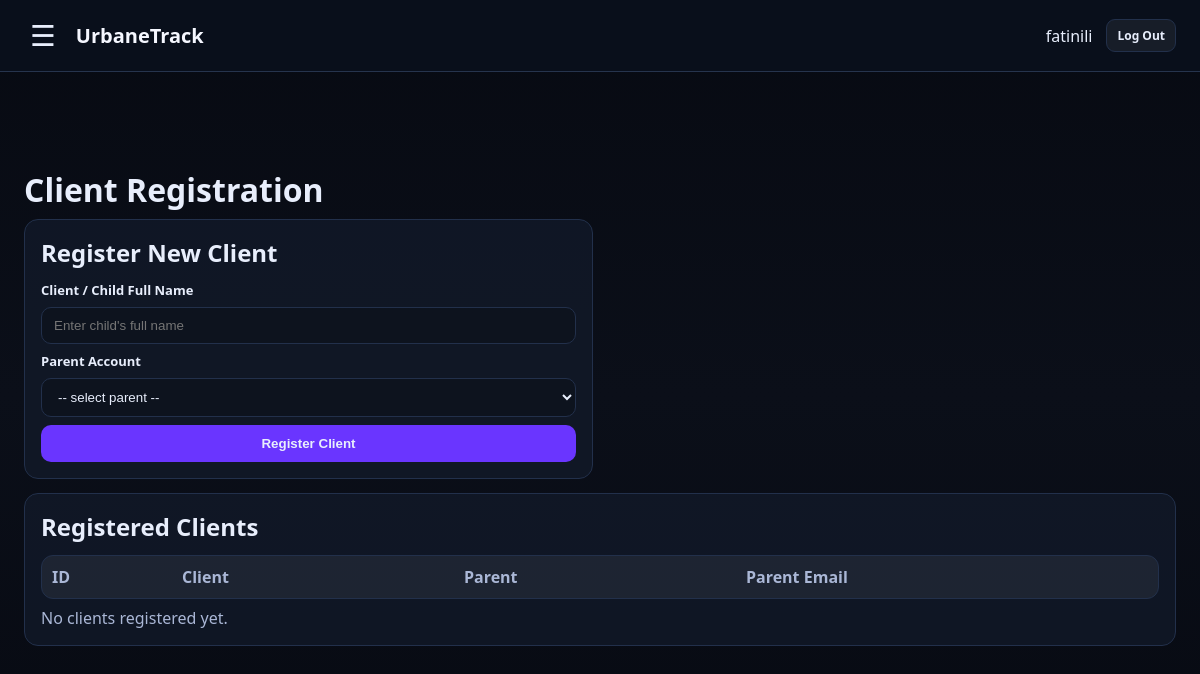
Before: /admin/clients (signed in) with the older database file.
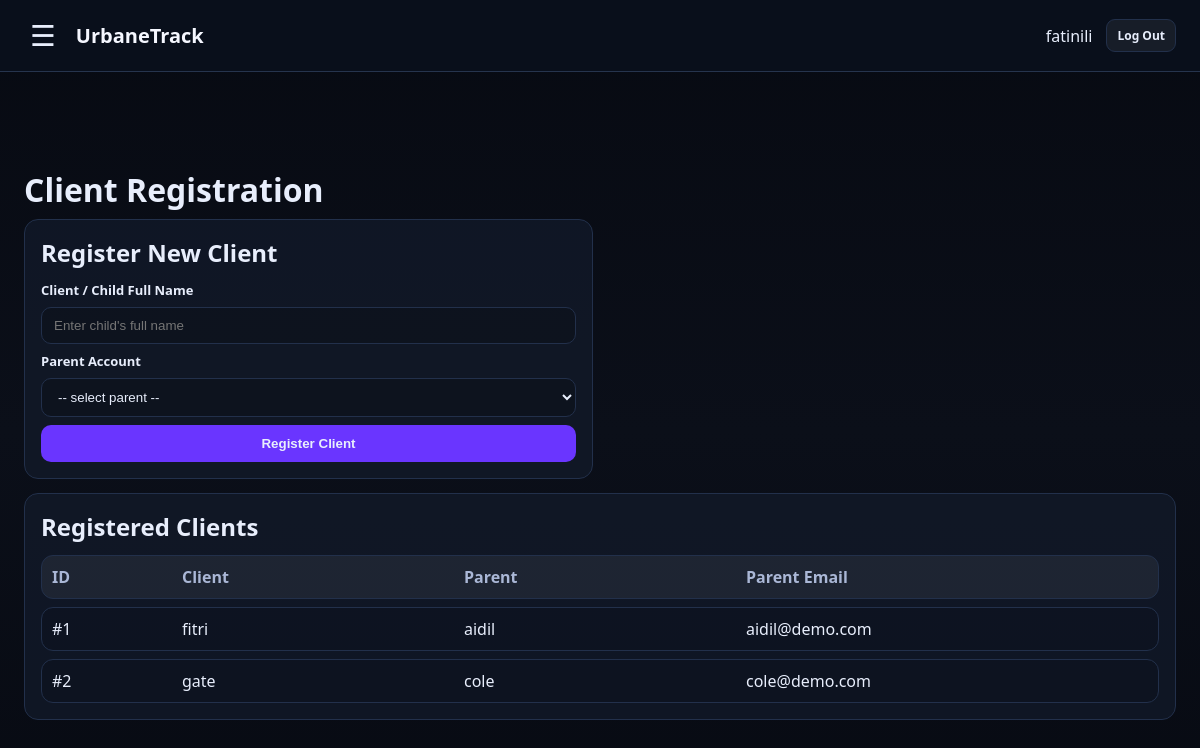
After: the same page with the newer database file.
### tables this page shows
CREATE TABLE clients (
        client_id INTEGER PRIMARY KEY AUTOINCREMENT,
        parent_user_id INTEGER NOT NULL,
        full_name TEXT NOT NULL,
        date_of_birth TEXT,
        FOREIGN KEY(parent_user_id) REFERENCES users(user_id)
    );

CREATE TABLE users (
        user_id INTEGER PRIMARY KEY AUTOINCREMENT,
        full_name TEXT NOT NULL,
        email TEXT NOT NULL UNIQUE,
        password_hash TEXT NOT NULL,

        role TEXT NOT NULL
            CHECK(role IN ('ADMIN', 'THERAPIST', 'PARENT')),

        must_change_password INTEGER NOT NULL DEFAULT 0,
        is_active INTEGER NOT NULL DEFAULT 1,

        approval_status TEXT NOT NULL
            CHECK(
                approval_status IN (
                    'APPROVED',
                    'PENDING',
                    'REJECTED'
                )
            )
            DEFAULT 'APPROVED'
    );

### app.py (the view, shortened to what this page needs)
@app.route("/admin/clients", methods=["GET", "POST"])
@login_required(roles=["ADMIN"])
def admin_clients():
    db = get_db()
    parents = db.execute("""
        SELECT
            user_id,
            full_name,
            email
        FROM users
        WHERE role = 'PARENT'
          AND is_active = 1
          AND approval_status = 'APPROVED'
        ORDER BY full_name
    """).fetchall()
    clients = db.execute("""
        SELECT
            c.client_id,
            c.full_name AS client_name,
            u.full_name AS parent_name,
            u.email AS parent_email
        FROM clients c
        JOIN users u
            ON u.user_id = c.parent_user_id
        ORDER BY c.full_name
    """).fetchall()
    return render_template(
        "admin_clients.html",
        parents=parents,
        clients=clients
    )

### app.py (called while the page is built)
def get_db():
    if "db" not in g:
        g.db = sqlite3.connect(DB_PATH)
        g.db.row_factory = sqlite3.Row
    return g.db

def login_required(roles=None):
    def decorator(fn):
        @wraps(fn)
        def wrapper(*args, **kwargs):
            user = session.get("user")
            if not user:
                flash("Please log in first.", "error")
                return redirect(url_for("home"))
            if roles and user.get("role") not in roles:
                abort(403)
            return fn(*args, **kwargs)
        return wrapper
    return decorator

### templates/admin_clients.html (shortened to what this page needs)
{% extends "base.html" %}
{% block content %}
<h1>Client Registration</h1>
<section class="grid">
  <div class="card">
    <h2>Register New Client</h2>
    <form
      method="POST"
      action="{{ url_for('admin_clients') }}"
      class="form"
    >
      <label for="client_name">
        Client / Child Full Name
      </label>
      <input
        type="text"
        id="client_name"
        name="client_name"
        placeholder="Enter child's full name"
        required
      >
      <label for="parent_user_id">
        Parent Account
      </label>
      <select
        id="parent_user_id"
        name="parent_user_id"
        required
      >
        <option value="">
          -- select parent --
        </option>
      </select>
      <button
        class="btn primary"
        type="submit"
      >
        Register Client
      </button>
    </form>
  </div>
  <div
    class="card"
    style="grid-column: 1 / -1;"
  >
    <h2>Registered Clients</h2>
    <div class="table">
      <div class="row head">
        <div>ID</div>
        <div>Client</div>
        <div>Parent</div>
        <div>Parent Email</div>
      </div>
      {% for client in clients %}
        <div class="row">
          <div>#{{ client.client_id }}</div>
          <div>{{ client.client_name }}</div>
          <div>{{ client.parent_name }}</div>
          <div>{{ client.parent_email }}</div>
        </div>
      {% else %}
        <div class="muted">
          No clients registered yet.
        </div>
      {% endfor %}
    </div>
  </div>
</section>
{% endblock %}

Changed rows visible on the page:
added clients: client_id "1", client_name "fitri", parent_name "aidil", parent_email "aidil@demo.com"
added clients: client_id "2", client_name "gate", parent_name "cole", parent_email "cole@demo.com"
Other visible differences:
text no longer shown: "No clients registered yet."
